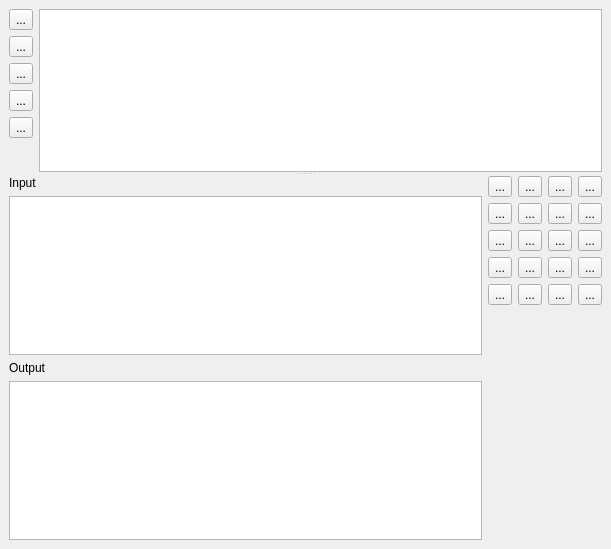
<ui version="4.0" >
 <class>Form</class>
 <widget class="QWidget" name="Form" >
  <property name="geometry" >
   <rect>
    <x>0</x>
    <y>0</y>
    <width>611</width>
    <height>549</height>
   </rect>
  </property>
  <property name="windowTitle" >
   <string>Form</string>
  </property>
  <layout class="QVBoxLayout" >
   <property name="margin" >
    <number>9</number>
   </property>
   <property name="spacing" >
    <number>6</number>
   </property>
   <item>
    <widget class="QSplitter" name="splitter" >
     <property name="orientation" >
      <enum>Qt::Vertical</enum>
     </property>
     <widget class="QWidget" name="layoutWidget" >
      <layout class="QHBoxLayout" >
       <property name="margin" >
        <number>0</number>
       </property>
       <property name="spacing" >
        <number>6</number>
       </property>
       <item>
        <layout class="QVBoxLayout" >
         <property name="margin" >
          <number>0</number>
         </property>
         <property name="spacing" >
          <number>6</number>
         </property>
         <item>
          <widget class="QToolButton" name="zoomIn" >
           <property name="text" >
            <string>...</string>
           </property>
           <property name="icon" >
            <iconset resource="icons.qrc" >:/viewmag+.png</iconset>
           </property>
           <property name="autoRepeat" >
            <bool>true</bool>
           </property>
          </widget>
         </item>
         <item>
          <widget class="QToolButton" name="zoomOut" >
           <property name="text" >
            <string>...</string>
           </property>
           <property name="icon" >
            <iconset resource="icons.qrc" >:/viewmag-.png</iconset>
           </property>
           <property name="autoRepeat" >
            <bool>true</bool>
           </property>
          </widget>
         </item>
         <item>
          <widget class="QToolButton" name="play" >
           <property name="text" >
            <string>...</string>
           </property>
           <property name="icon" >
            <iconset resource="icons.qrc" >:/player_play.png</iconset>
           </property>
           <property name="autoRepeat" >
            <bool>true</bool>
           </property>
          </widget>
         </item>
         <item>
          <widget class="QToolButton" name="stop" >
           <property name="text" >
            <string>...</string>
           </property>
           <property name="icon" >
            <iconset resource="icons.qrc" >:/player_stop.png</iconset>
           </property>
           <property name="autoRepeat" >
            <bool>true</bool>
           </property>
          </widget>
         </item>
         <item>
          <widget class="QToolButton" name="pause" >
           <property name="text" >
            <string>...</string>
           </property>
           <property name="icon" >
            <iconset resource="icons.qrc" >:/player_pause.png</iconset>
           </property>
           <property name="autoRepeat" >
            <bool>true</bool>
           </property>
          </widget>
         </item>
         <item>
          <spacer>
           <property name="orientation" >
            <enum>Qt::Vertical</enum>
           </property>
           <property name="sizeHint" >
            <size>
             <width>20</width>
             <height>40</height>
            </size>
           </property>
          </spacer>
         </item>
        </layout>
       </item>
       <item>
        <widget class="QGraphicsView" name="field" >
         <property name="dragMode" >
          <enum>QGraphicsView::ScrollHandDrag</enum>
         </property>
        </widget>
       </item>
      </layout>
     </widget>
     <widget class="QWidget" name="layoutWidget" >
      <layout class="QHBoxLayout" >
       <property name="margin" >
        <number>0</number>
       </property>
       <property name="spacing" >
        <number>6</number>
       </property>
       <item>
        <layout class="QVBoxLayout" >
         <property name="margin" >
          <number>0</number>
         </property>
         <property name="spacing" >
          <number>6</number>
         </property>
         <item>
          <widget class="QLabel" name="label" >
           <property name="text" >
            <string>Input</string>
           </property>
          </widget>
         </item>
         <item>
          <widget class="QTextEdit" name="input" />
         </item>
         <item>
          <widget class="QLabel" name="label_2" >
           <property name="text" >
            <string>Output</string>
           </property>
          </widget>
         </item>
         <item>
          <widget class="QTextBrowser" name="output" />
         </item>
        </layout>
       </item>
       <item>
        <layout class="QVBoxLayout" >
         <property name="margin" >
          <number>0</number>
         </property>
         <property name="spacing" >
          <number>6</number>
         </property>
         <item>
          <layout class="QVBoxLayout" >
           <property name="margin" >
            <number>0</number>
           </property>
           <property name="spacing" >
            <number>6</number>
           </property>
           <item>
            <layout class="QHBoxLayout" >
             <property name="margin" >
              <number>0</number>
             </property>
             <property name="spacing" >
              <number>6</number>
             </property>
             <item>
              <widget class="QToolButton" name="hwall" >
               <property name="text" >
                <string>...</string>
               </property>
               <property name="icon" >
                <iconset resource="icons.qrc" >:/hwall.svg</iconset>
               </property>
               <property name="checkable" >
                <bool>true</bool>
               </property>
              </widget>
             </item>
             <item>
              <widget class="QToolButton" name="vwall" >
               <property name="text" >
                <string>...</string>
               </property>
               <property name="icon" >
                <iconset resource="icons.qrc" >:/vwall.svg</iconset>
               </property>
               <property name="checkable" >
                <bool>true</bool>
               </property>
              </widget>
             </item>
             <item>
              <widget class="QToolButton" name="swall" >
               <property name="text" >
                <string>...</string>
               </property>
               <property name="icon" >
                <iconset resource="icons.qrc" >:/swall.svg</iconset>
               </property>
               <property name="checkable" >
                <bool>true</bool>
               </property>
              </widget>
             </item>
             <item>
              <widget class="QToolButton" name="bswall" >
               <property name="text" >
                <string>...</string>
               </property>
               <property name="icon" >
                <iconset resource="icons.qrc" >:/bswall.svg</iconset>
               </property>
               <property name="checkable" >
                <bool>true</bool>
               </property>
              </widget>
             </item>
            </layout>
           </item>
           <item>
            <layout class="QHBoxLayout" >
             <property name="margin" >
              <number>0</number>
             </property>
             <property name="spacing" >
              <number>6</number>
             </property>
             <item>
              <widget class="QToolButton" name="toolButton_5" >
               <property name="text" >
                <string>...</string>
               </property>
               <property name="icon" >
                <iconset resource="icons.qrc" >:/lsluice.svg</iconset>
               </property>
               <property name="checkable" >
                <bool>true</bool>
               </property>
              </widget>
             </item>
             <item>
              <widget class="QToolButton" name="toolButton_26" >
               <property name="text" >
                <string>...</string>
               </property>
               <property name="icon" >
                <iconset resource="icons.qrc" >:/rsluice.svg</iconset>
               </property>
               <property name="checkable" >
                <bool>true</bool>
               </property>
              </widget>
             </item>
             <item>
              <widget class="QToolButton" name="toolButton_27" >
               <property name="text" >
                <string>...</string>
               </property>
               <property name="icon" >
                <iconset resource="icons.qrc" >:/usluice.svg</iconset>
               </property>
               <property name="checkable" >
                <bool>true</bool>
               </property>
              </widget>
             </item>
             <item>
              <widget class="QToolButton" name="toolButton_28" >
               <property name="text" >
                <string>...</string>
               </property>
               <property name="icon" >
                <iconset resource="icons.qrc" >:/dsluice.svg</iconset>
               </property>
               <property name="checkable" >
                <bool>true</bool>
               </property>
              </widget>
             </item>
            </layout>
           </item>
           <item>
            <layout class="QHBoxLayout" >
             <property name="margin" >
              <number>0</number>
             </property>
             <property name="spacing" >
              <number>6</number>
             </property>
             <item>
              <widget class="QToolButton" name="toolButton_29" >
               <property name="text" >
                <string>...</string>
               </property>
               <property name="icon" >
                <iconset resource="icons.qrc" >:/processor.svg</iconset>
               </property>
               <property name="checkable" >
                <bool>true</bool>
               </property>
              </widget>
             </item>
             <item>
              <widget class="QToolButton" name="toolButton_30" >
               <property name="text" >
                <string>...</string>
               </property>
               <property name="checkable" >
                <bool>true</bool>
               </property>
              </widget>
             </item>
             <item>
              <widget class="QToolButton" name="toolButton_31" >
               <property name="text" >
                <string>...</string>
               </property>
               <property name="checkable" >
                <bool>true</bool>
               </property>
              </widget>
             </item>
             <item>
              <widget class="QToolButton" name="toolButton_32" >
               <property name="text" >
                <string>...</string>
               </property>
               <property name="checkable" >
                <bool>true</bool>
               </property>
              </widget>
             </item>
            </layout>
           </item>
           <item>
            <layout class="QHBoxLayout" >
             <property name="margin" >
              <number>0</number>
             </property>
             <property name="spacing" >
              <number>6</number>
             </property>
             <item>
              <widget class="QToolButton" name="toolButton_33" >
               <property name="text" >
                <string>...</string>
               </property>
               <property name="checkable" >
                <bool>true</bool>
               </property>
              </widget>
             </item>
             <item>
              <widget class="QToolButton" name="toolButton_34" >
               <property name="text" >
                <string>...</string>
               </property>
               <property name="checkable" >
                <bool>true</bool>
               </property>
              </widget>
             </item>
             <item>
              <widget class="QToolButton" name="toolButton_35" >
               <property name="text" >
                <string>...</string>
               </property>
               <property name="checkable" >
                <bool>true</bool>
               </property>
              </widget>
             </item>
             <item>
              <widget class="QToolButton" name="toolButton_36" >
               <property name="text" >
                <string>...</string>
               </property>
               <property name="checkable" >
                <bool>true</bool>
               </property>
              </widget>
             </item>
            </layout>
           </item>
           <item>
            <layout class="QHBoxLayout" >
             <property name="margin" >
              <number>0</number>
             </property>
             <property name="spacing" >
              <number>6</number>
             </property>
             <item>
              <widget class="QToolButton" name="toolButton_37" >
               <property name="text" >
                <string>...</string>
               </property>
               <property name="checkable" >
                <bool>true</bool>
               </property>
              </widget>
             </item>
             <item>
              <widget class="QToolButton" name="toolButton_38" >
               <property name="text" >
                <string>...</string>
               </property>
               <property name="checkable" >
                <bool>true</bool>
               </property>
              </widget>
             </item>
             <item>
              <widget class="QToolButton" name="toolButton_39" >
               <property name="text" >
                <string>...</string>
               </property>
               <property name="checkable" >
                <bool>true</bool>
               </property>
              </widget>
             </item>
             <item>
              <widget class="QToolButton" name="toolButton_40" >
               <property name="text" >
                <string>...</string>
               </property>
               <property name="icon" >
                <iconset resource="icons.qrc" >:/terminate.svg</iconset>
               </property>
               <property name="checkable" >
                <bool>true</bool>
               </property>
              </widget>
             </item>
            </layout>
           </item>
          </layout>
         </item>
         <item>
          <spacer>
           <property name="orientation" >
            <enum>Qt::Vertical</enum>
           </property>
           <property name="sizeHint" >
            <size>
             <width>20</width>
             <height>40</height>
            </size>
           </property>
          </spacer>
         </item>
        </layout>
       </item>
      </layout>
     </widget>
    </widget>
   </item>
  </layout>
 </widget>
 <resources>
  <include location="icons.qrc" />
 </resources>
 <connections/>
</ui>
